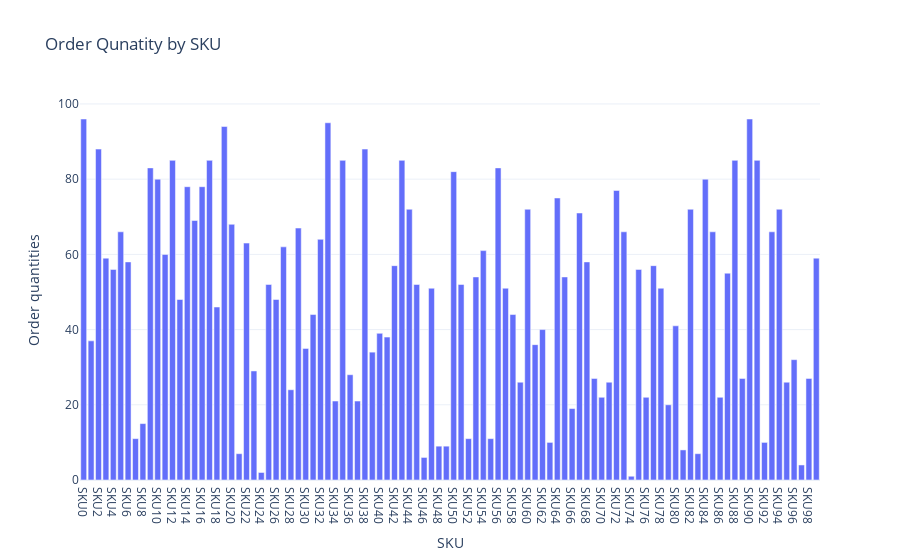

Write notebook code for a chart like this one.
### Markdown cell above
# Now let's have a look at the order quantity of each SKU:

### Code cell
order_quantity_chart = px.bar(data, x='SKU',
                              y='Order quantities',
                              title='Order Qunatity by SKU')
order_quantity_chart.show()

### Figure 1 — Plotly figure (JSON) as saved in the notebook; plotly's stock layout.template omitted (floating-point values rounded to 4 significant figures)
{"data": [{"alignmentgroup": "True", "hovertemplate": "SKU=%{x}<br>Order quantities=%{y}<extra></extra>", "legendgroup": "", "marker": {"color": "#636efa", "pattern": {"shape": ""}}, "name": "", "offsetgroup": "", "orientation": "v", "showlegend": false, "textposition": "auto", "type": "bar", "x": ["SKU0", "SKU1", "SKU2", "SKU3", "SKU4", "SKU5", "SKU6", "SKU7", "SKU8", "SKU9", "SKU10", "SKU11", "SKU12", "SKU13", "SKU14", "SKU15", "SKU16", "SKU17", "SKU18", "SKU19", "SKU20", "SKU21", "SKU22", "SKU23", "SKU24", "SKU25", "SKU26", "SKU27", "SKU28", "SKU29", "SKU30", "SKU31", "SKU32", "SKU33", "SKU34", "SKU35", "SKU36", "SKU37", "SKU38", "SKU39", "SKU40", "SKU41", "SKU42", "SKU43", "SKU44", "SKU45", "SKU46", "SKU47", "SKU48", "SKU49", "SKU50", "SKU51", "SKU52", "SKU53", "SKU54", "SKU55", "SKU56", "SKU57", "SKU58", "SKU59", "SKU60", "SKU61", "SKU62", "SKU63", "SKU64", "SKU65", "SKU66", "SKU67", "SKU68", "SKU69", "SKU70", "SKU71", "SKU72", "SKU73", "SKU74", "SKU75", "SKU76", "SKU77", "SKU78", "SKU79", "SKU80", "SKU81", "SKU82", "SKU83", "SKU84", "SKU85", "SKU86", "SKU87", "SKU88", "SKU89", "SKU90", "SKU91", "SKU92", "SKU93", "SKU94", "SKU95", "SKU96", "SKU97", "SKU98", "SKU99"], "xaxis": "x", "y": [96, 37, 88, 59, 56, 66, 58, 11, 15, 83, 80, 60, 85, 48, 78, 69, 78, 85, 46, 94, 68, 7, 63, 29, 2, 52, 48, 62, 24, 67, 35, 44, 64, 95, 21, 85, 28, 21, 88, 34, 39, 38, 57, 85, 72, 52, 6, 51, 9, 9, 82, 52, 11, 54, 61, 11, 83, 51, 44, 26, 72, 36, 40, 10, 75, 54, 19, 71, 58, 27, 22, 26, 77, 66, 1, 56, 22, 57, 51, 20, 41, 8, 72, 7, 80, 66, 22, 55, 85, 27, 96, 85, 10, 66, 72, 26, 32, 4, 27, 59], "yaxis": "y"}], "layout": {"autosize": true, "barmode": "relative", "legend": {"tracegroupgap": 0}, "title": {"text": "Order Qunatity by SKU"}, "xaxis": {"anchor": "y", "autorange": true, "domain": [0, 1], "range": [-0.5, 99.5], "title": {"text": "SKU"}, "type": "category"}, "yaxis": {"anchor": "x", "autorange": true, "domain": [0, 1], "range": [0, 101.1], "title": {"text": "Order quantities"}, "type": "linear"}}}
